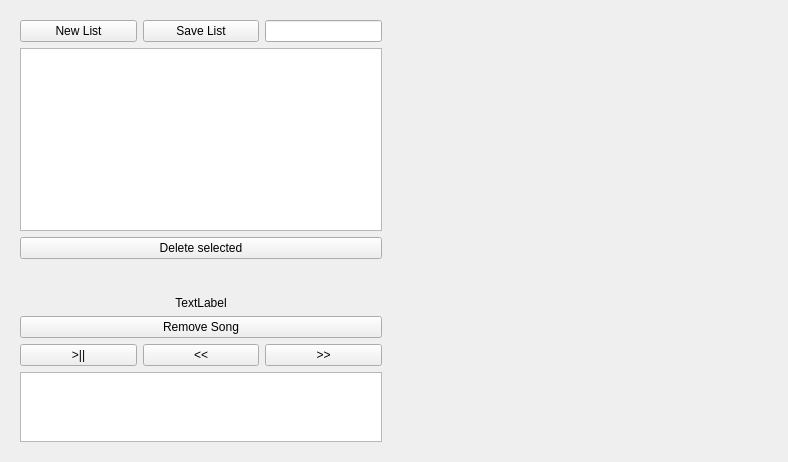
<?xml version="1.0" encoding="UTF-8"?>
<ui version="4.0">
 <class>PlaylistManager</class>
 <widget class="QWidget" name="PlaylistManager">
  <property name="geometry">
   <rect>
    <x>0</x>
    <y>0</y>
    <width>788</width>
    <height>462</height>
   </rect>
  </property>
  <property name="windowTitle">
   <string>Form</string>
  </property>
  <layout class="QHBoxLayout" name="horizontalLayout_2">
   <item>
    <layout class="QHBoxLayout" name="horizontalLayout">
     <item>
      <widget class="QWidget" name="widget_ActivePlaylist" native="true">
       <property name="sizePolicy">
        <sizepolicy hsizetype="Expanding" vsizetype="Expanding">
         <horstretch>1</horstretch>
         <verstretch>1</verstretch>
        </sizepolicy>
       </property>
       <layout class="QGridLayout" name="gridLayout_2">
        <item row="0" column="0">
         <layout class="QGridLayout" name="gridLayout">
          <item row="7" column="0" colspan="3">
           <widget class="QPushButton" name="pushButton">
            <property name="text">
             <string>Remove Song</string>
            </property>
           </widget>
          </item>
          <item row="6" column="0" colspan="3">
           <widget class="QLabel" name="label_currentPlaylist">
            <property name="text">
             <string>TextLabel</string>
            </property>
            <property name="alignment">
             <set>Qt::AlignCenter</set>
            </property>
           </widget>
          </item>
          <item row="1" column="1">
           <widget class="QPushButton" name="pushButton_SaveList">
            <property name="text">
             <string>Save List</string>
            </property>
           </widget>
          </item>
          <item row="2" column="0" colspan="3">
           <widget class="QListWidget" name="listWidget_ListOfPlaylists"/>
          </item>
          <item row="1" column="0">
           <widget class="QPushButton" name="pushButton_addPlaylist">
            <property name="text">
             <string>New List</string>
            </property>
           </widget>
          </item>
          <item row="9" column="0" colspan="3">
           <widget class="QListWidget" name="listWidget_CurrentPlaylist">
            <property name="sizePolicy">
             <sizepolicy hsizetype="Expanding" vsizetype="Expanding">
              <horstretch>1</horstretch>
              <verstretch>20</verstretch>
             </sizepolicy>
            </property>
           </widget>
          </item>
          <item row="5" column="0" colspan="3">
           <spacer name="verticalSpacer">
            <property name="orientation">
             <enum>Qt::Vertical</enum>
            </property>
            <property name="sizeHint" stdset="0">
             <size>
              <width>20</width>
              <height>40</height>
             </size>
            </property>
           </spacer>
          </item>
          <item row="4" column="0" colspan="3">
           <widget class="QPushButton" name="pushButton_deleteSelectedPlaylist">
            <property name="text">
             <string>Delete selected</string>
            </property>
           </widget>
          </item>
          <item row="1" column="2">
           <widget class="QLineEdit" name="lineEditNewListName"/>
          </item>
          <item row="8" column="0">
           <widget class="QPushButton" name="pushButton_PlayPause">
            <property name="text">
             <string>&gt;||</string>
            </property>
           </widget>
          </item>
          <item row="8" column="1">
           <widget class="QPushButton" name="pushButton_PrevSong">
            <property name="text">
             <string>&lt;&lt;</string>
            </property>
           </widget>
          </item>
          <item row="8" column="2">
           <widget class="QPushButton" name="pushButton_NextSong">
            <property name="text">
             <string>&gt;&gt;</string>
            </property>
           </widget>
          </item>
         </layout>
        </item>
       </layout>
      </widget>
     </item>
     <item>
      <widget class="QWidget" name="widget_SongBrowser" native="true">
       <property name="sizePolicy">
        <sizepolicy hsizetype="Expanding" vsizetype="Expanding">
         <horstretch>1</horstretch>
         <verstretch>1</verstretch>
        </sizepolicy>
       </property>
       <layout class="QVBoxLayout" name="verticalLayout_2">
        <item>
         <layout class="QVBoxLayout" name="verticalLayout_SongSearch"/>
        </item>
       </layout>
      </widget>
     </item>
    </layout>
   </item>
  </layout>
 </widget>
 <resources/>
 <connections/>
</ui>
